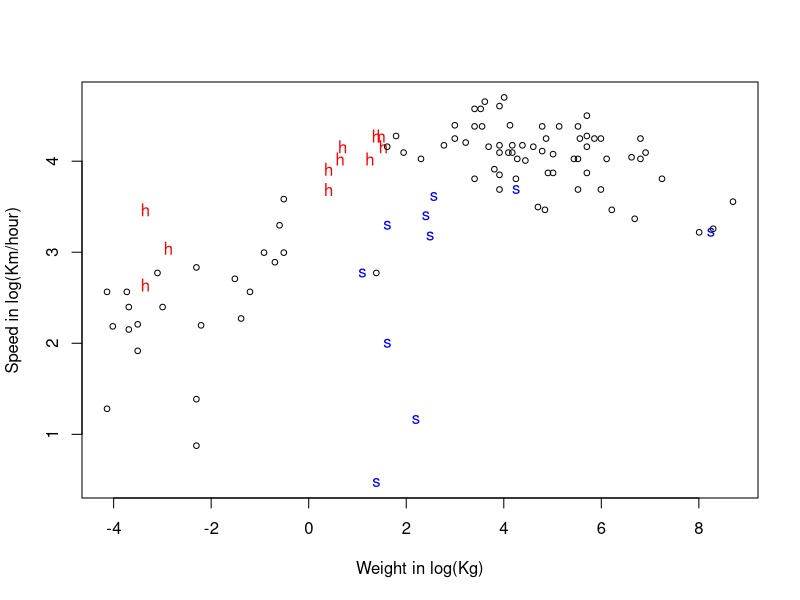

Recreate this plot in R. (Note: this script raises an error after producing the figure.)
library(quantreg)


### Name: Mammals
### Title: Garland(1983) Data on Running Speed of Mammals
### Aliases: Mammals
### Keywords: datasets

### ** Examples

data(Mammals)
attach(Mammals)
x <- log(weight)
y <- log(speed)
plot(x,y, xlab="Weight in log(Kg)", ylab="Speed in log(Km/hour)",type="n")
points(x[hoppers],y[hoppers],pch = "h", col="red")
points(x[specials],y[specials],pch = "s", col="blue")
others <- (!hoppers & !specials)
points(x[others],y[others], col="black",cex = .75)
fit <- rqss(y ~ qss(x, lambda = 1),tau = .9)
plot(fit)
